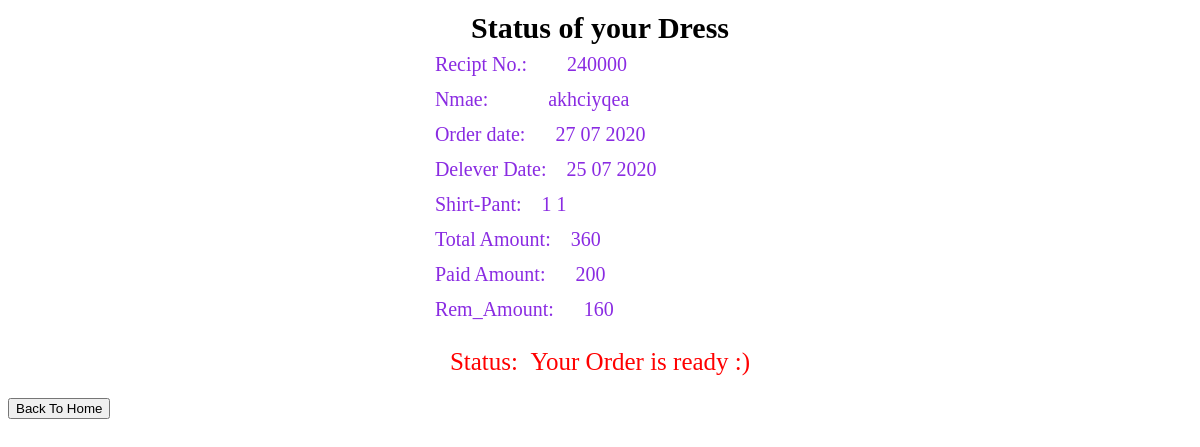
The page /get_status/?id=240000 on the database its author committed.
### VishApp/models.py (models this page shows, shortened)
class Cust_info(models.Model):
    invoice = models.IntegerField( blank=False, null=False, primary_key=True)
    name = models.CharField(max_length=100)
    shirt = models.IntegerField()
    pant = models.IntegerField()
    Total_amount = models.IntegerField( null=False, blank=False)
    rem_amount = models.IntegerField( blank=False)
    recived_amount = models.IntegerField(null=True, blank=True)
    delevery_date = models.DateField(auto_now=False)
    oder_date = models.DateField(auto_now=False)
    status = models.PositiveSmallIntegerField(default=0)

### VishApp/views.py (the view)
# urls.py: path('get_status/',views.get_status, name='get_status'),
@csrf_exempt
def get_status(request):
    if request.method == 'POST' or request.method =='GET':
        try:
            abcd = request.POST['name']
        except:
            abcd = int(request.GET['id'])
        try:
            cust = Cust_info.objects.get(invoice=abcd)
            if cust.status == 1:
                message = "Your Order is ready :)"
            else:
                message = 'Your order in processing.......'
        except:
            return render('message.html',{'message':"Please Enter Correct Bill No....."})
        return render(request,'shoe_status.html',{'cust':cust,'message':message})
    else:
        return HttpResponseRedirect('/')

### VishApp/templates/shoe_status.html (shortened to what this page needs)
{% load static %}
<!DOCTYPE html>
<html>
<head>
	<link rel="stylesheet" type="text/css" href="{% static 'vishalTailorsapp/css/show_status.css' %}" >
</head>
<body>
	<table align="center">
		<th id="s3">Status of your Dress</th>
		<tr>
			<td id="s1">Recipt No.: &nbsp;&nbsp; &nbsp; &nbsp;  {{cust.invoice}}</td>
		</tr>
		<tr>
			<td id="s1">Nmae:&nbsp; &nbsp; &nbsp; &nbsp; &nbsp; &nbsp; {{cust.name}}</td>
		</tr>
		<tr>
			<td id="s1">Order date:&nbsp; &nbsp; &nbsp; {{cust.oder_date|date:"d m Y"}}</td>
		</tr>
		<tr>
			<td id="s1">Delever Date:&nbsp; &nbsp; {{cust.delevery_date|date:"d m Y"}}</td>
		</tr>
		<tr>
			<td id="s1">Shirt-Pant:&nbsp; &nbsp; {{cust.shirt}} {{cust.pant}}</td>
		</tr>
		<tr>
			<td id="s1">Total Amount:&nbsp; &nbsp; {{cust.Total_amount}}</td>
		</tr>
		<tr>
			<td id="s1">Paid Amount:&nbsp; &nbsp; &nbsp; {{cust.recived_amount}}</td>
		</tr>
		<tr>
			<td id="s1">Rem_Amount:&nbsp; &nbsp; &nbsp;  {{cust.rem_amount}}</td>
		</tr>
		<tr>
			<td id="s2">Status:&nbsp;&nbsp;{{message}}</td>
		</tr>
	</table>
	<a href="/"><input type="button" value="Back To Home"></a>
</body>
</html>

### VishApp/static/vishalTailorsapp/css/show_status.css (style rules this page uses)
body { margin: opx; }
#s1 { color: blueviolet; padding: 5px; font-size: 20px; }
#s2 { color: red; font-size: 25px; padding: 20px; }
#s3 { color: black; font-size: 30px; margin: 5% 45%; }

### rows shown on the page
Cust_info: invoice "240000", name "akhciyqea", oder_date "27 07 2020", delevery_date "25 07 2020", shirt "1", pant "1", Total_amount "360", recived_amount "200", rem_amount "160"

### other values the page prints
{{ message }} "Your Order is ready :)"
